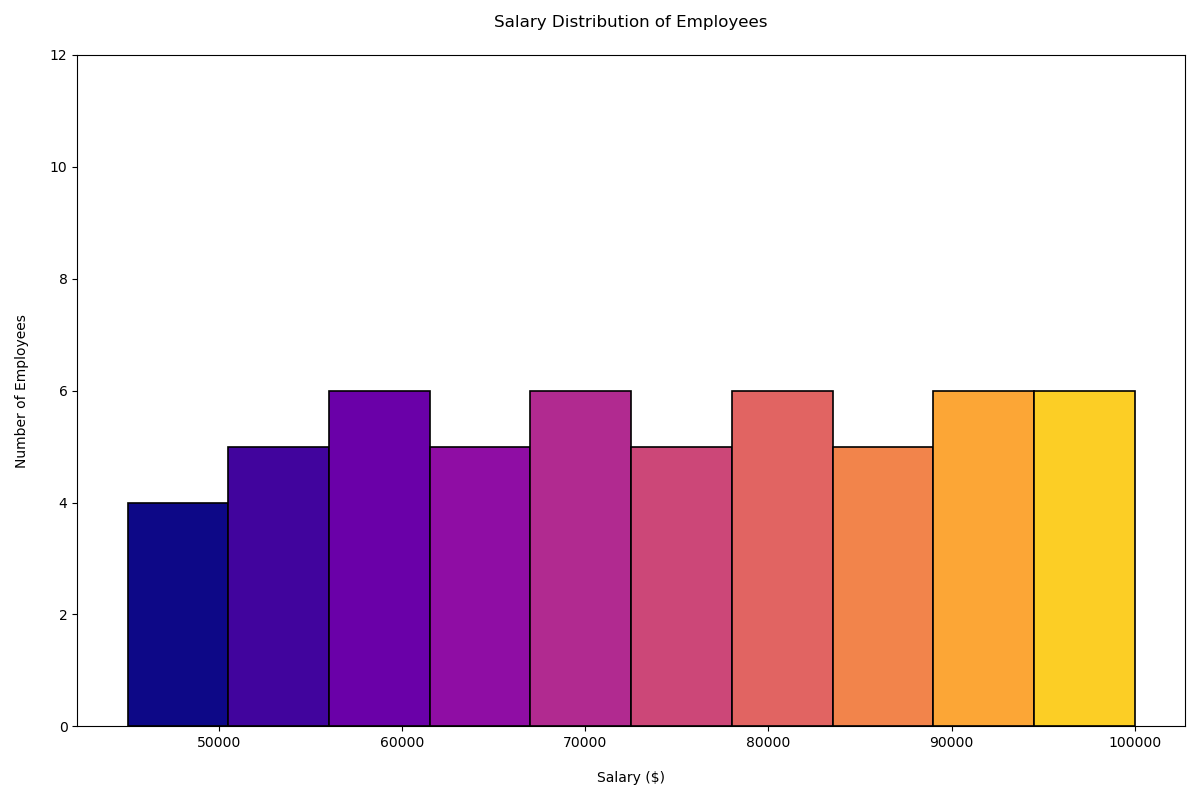

Generate this figure with Python:

import matplotlib.pyplot as plt

salaries = [
    45000, 47000, 48000, 50000, 51000, 52000, 53000, 54000, 55000, 56000, 57000, 58000, 59000, 60000, 
    61000, 62000, 63000, 64000, 65000, 66000, 67000, 68000, 69000, 70000, 71000, 72000, 73000, 74000, 
    75000, 76000, 77000, 78000, 79000, 80000, 81000, 82000, 83000, 84000, 85000, 86000, 87000, 88000, 
    89000, 90000, 91000, 92000, 93000, 94000, 95000, 96000, 97000, 98000, 99000, 100000
]

fig, ax = plt.subplots(figsize=(12, 8))
n, bins, patches = ax.hist(salaries, bins=10, orientation='vertical', color='#336699', edgecolor='#000000', linewidth=1.2)

ax.set_title('Salary Distribution of Employees', pad=20)
ax.set_xlabel('Salary ($)', labelpad=15)
ax.set_ylabel('Number of Employees', labelpad=15)
ax.set_ylim(0, 12)

for i, patch in enumerate(patches):
    patch.set_facecolor(plt.cm.plasma(i / len(patches)))

plt.tight_layout()
plt.show()
